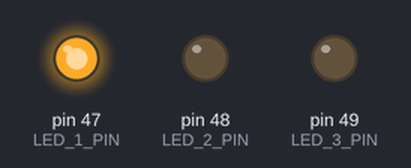
Simulated run of this sketch. Board: Arduino Mega 2560, built with avr-gcc and run on an emulated ATmega2560. Shown: output pins drawn as LEDs (lit = HIGH).

Above: at 0.16 s.
At 1.49 s:
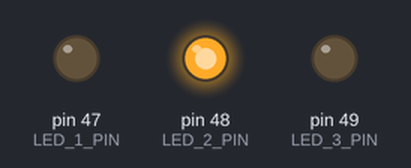
At 2.83 s:
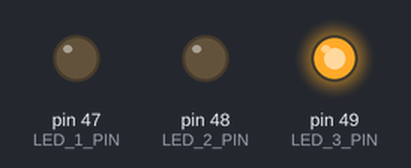
Timing chart, 0 to 3.1 s (numbered marks = the images above):
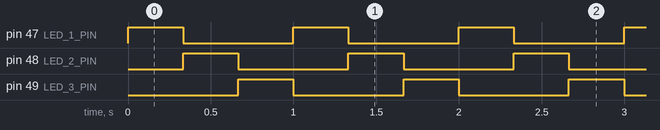

The sketch:

Part1.2.ino
```cpp
// Define the LED pin numbers
const int LED_1_PIN = 47;
const int LED_2_PIN = 48;
const int LED_3_PIN = 49;

void setup() {
  // Initialize the LED pins as outputs
  pinMode(LED_1_PIN, OUTPUT);
  pinMode(LED_2_PIN, OUTPUT);
  pinMode(LED_3_PIN, OUTPUT);
}

void loop() {
  // Flash the LEDs in a sequential pattern
  digitalWrite(LED_1_PIN, HIGH); // Pin 47 on for 333ms
  delay(333);
  digitalWrite(LED_1_PIN, LOW);// Pin 47 on for 666ms

  digitalWrite(LED_2_PIN, HIGH);// Pin 48 on for 333ms
  delay(333);
  digitalWrite(LED_2_PIN, LOW);// Pin 48 on for 666ms

  digitalWrite(LED_3_PIN, HIGH);// Pin 49 on for 333ms
  delay(333);
  digitalWrite(LED_3_PIN, LOW);// Pin 49 on for 666ms
}
```

Measured:
- by itself, pin 47 (LED_1_PIN), pin 48 (LED_2_PIN), pin 49 (LED_3_PIN): alternates HIGH for 0.33 s and LOW for 0.67 s
- by itself, everything shown: repeats every 1.0 s, in 4 steps
